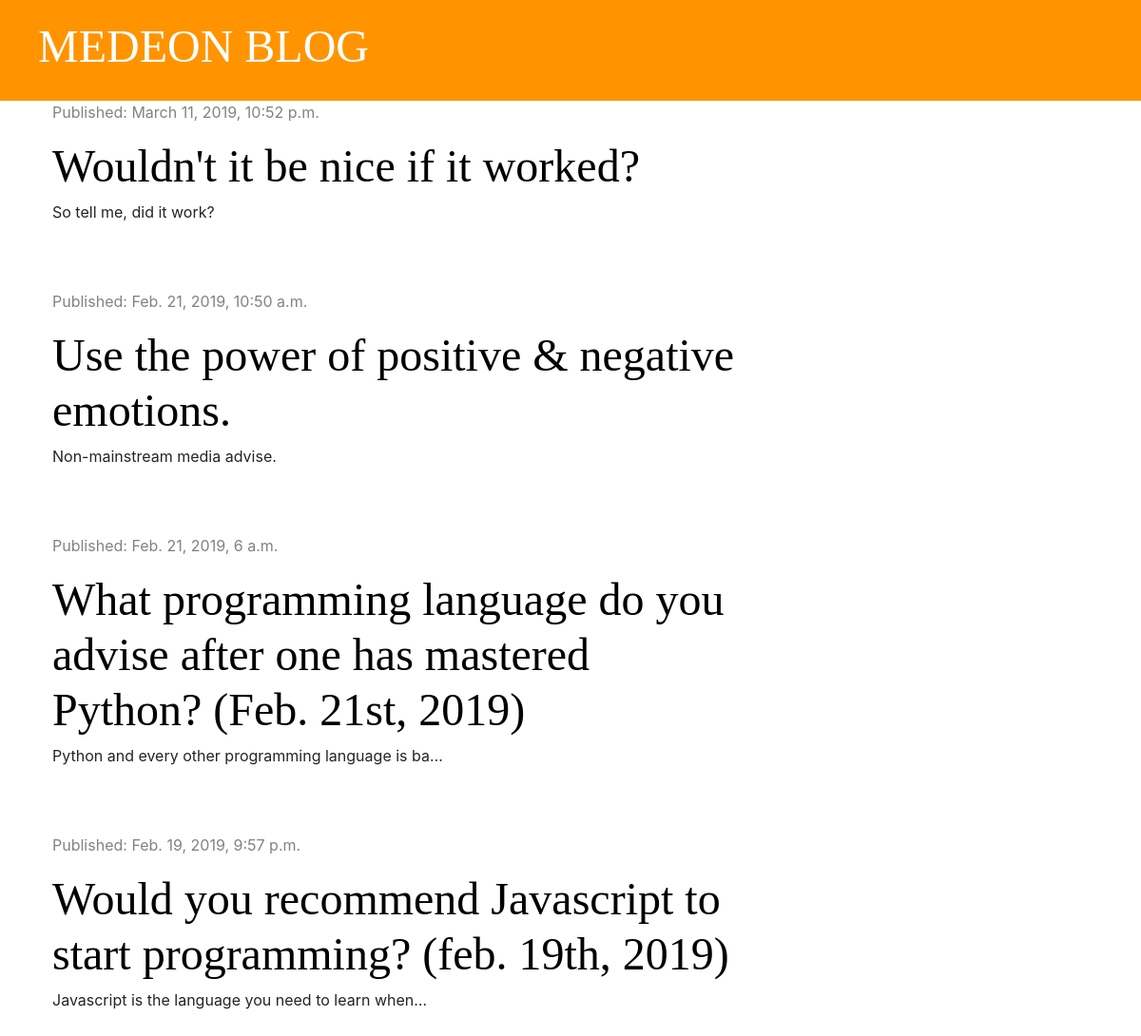
/, run on an earlier commit of the app's database.
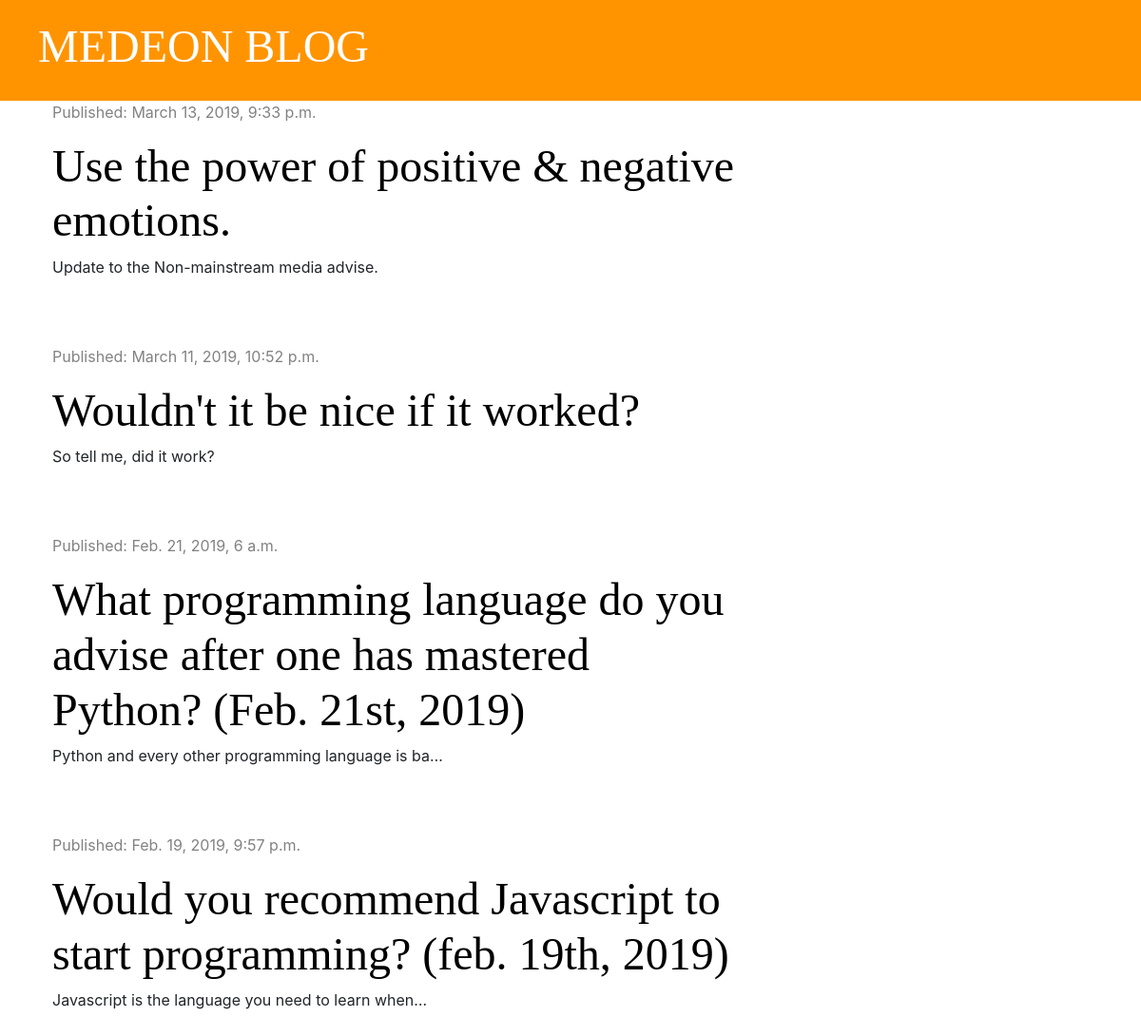
And on a later commit of the database.
### blog/models.py (models this page shows, shortened)
class Post(models.Model):
    author = models.ForeignKey('auth.User', on_delete=models.CASCADE)
    title = models.CharField(max_length=200)
    text = models.TextField()
    created_date = models.DateTimeField(default=timezone.now)
    published_date = models.DateTimeField(blank=True, null=True)

### blog/views.py (the view)
# urls.py: path('', views.post_list, name='post_list'),
def post_list(request):
    posts = Post.objects.filter(published_date__lte=timezone.now()).order_by('-published_date')
    context_dictionary = {'posts': posts}
    return render(request, 'blog/post_list.html', context_dictionary)

### blog/templates/blog/post_list.html
{% extends 'blog/base.html' %}
{% block content %}
    {% for post in posts %}
        <div class="post">
            <div class="date">
                <p>Published: {{ post.published_date }}</p>
            </div>
             <h1><a href="{% url 'post_detail' pk=post.pk %}">{{ post.title }}</a></h1>
            <p>{{ post.text|truncatechars:50|linebreaksbr }}</p>
        </div>
    {% endfor %}
{% endblock %}

### blog/templates/blog/base.html (shortened to what this page needs)
{% load staticfiles %}
<!DOCTYPE html>
<html>
<head>
    <link href="https://stackpath.bootstrapcdn.com/bootstrap/4.3.1/css/bootstrap.min.css" rel="stylesheet">
    <link rel="stylesheet" href="{% static 'css/blog.css' %}">
    <link rel="stylesheet" href="https://use.fontawesome.com/releases/v5.7.2/css/all.css">
</head>
<body>
<div class="page-header">
    <h1><a href="{% url "post_list" %}">MEDEON BLOG</a></h1>
</div>
<div class="content container">
    <div class="row">
        <div class="col-md-8">
            {% block content %}
            {% endblock %}
        </div>
    </div>
</div>
</body>
</html>

### blog/static/css/blog.css (style rules this page uses)
.page-header { background-color: #ff9400; margin-top: 0; padding: 20px 20px 20px 40px; }
.page-header h1, .page-header h1 a { color: #ffffff; font-size: 36pt; text-decoration: none; }
.content { margin-left: 40px; }
h1, h2, h3, h4 { font-family: 'Tangerine', 'Inconsolata', 'Droid Sans', serif; font-size: 48px; }
.date { color: #828282; }
.post { margin-bottom: 70px; }
.post h1 a { color: #000000; }

What changed in the data, as far as the page shows it:
changed Post "Use the power of positive & negative emotions.": published_date "Feb. 21, 2019, 10:50 a.m." → "March 13, 2019, 9:33 p.m."; text "Non-mainstream media advise." → "Update to the Non-mainstream media advise."; moves up the list
